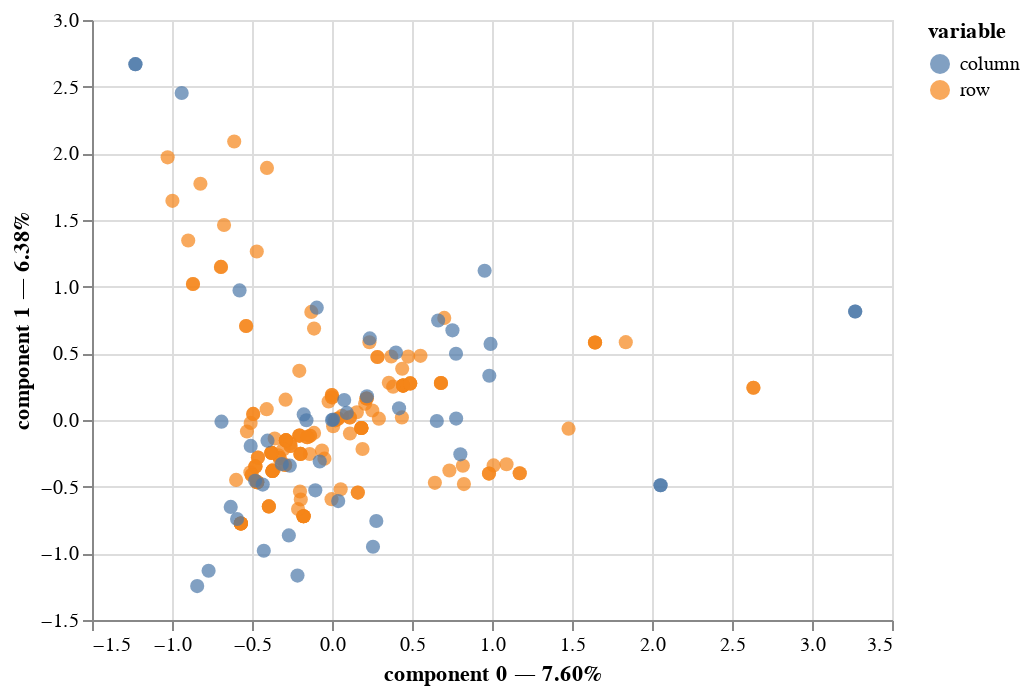

Notebook code for this chart:
### Markdown cell above
fuel-type_diesel - has a strong positive association with a characteristic represented by component 0, but negative associations with components 1 and 2.

fuel-type_gas - it has a weak relationship with the components, especially component 0.

aspiration_std - not strongly associated with any of these components.

aspiration_turbo - positively associated with component 0 and negatively with component 2.

make_alfa-romero - positively associated with component 0 and negatively with component 2.

### Code cell
mca.plot(
    category_cols,
    x_component=0,
    y_component=1
)

### Figure 1 — Vega-Lite specification as saved in the notebook (floating-point values rounded to 4 significant figures; data arrays with more than 128 entries replaced by an {"elided": "..."} marker saying what was removed)
{"config": {"view": {"continuousWidth": 400, "continuousHeight": 300}}, "data": {"name": "data-3b62b619cdd429563d473dc8124bba4d"}, "mark": {"type": "circle", "size": 50}, "encoding": {"color": {"field": "variable", "type": "nominal"}, "tooltip": [{"field": "variable", "type": "nominal"}, {"field": "value", "type": "nominal"}, {"field": "component 0", "type": "quantitative"}, {"field": "component 1", "type": "quantitative"}], "x": {"axis": {"title": "component 0 — 7.60%"}, "field": "component 0", "scale": {"zero": false}, "type": "quantitative"}, "y": {"axis": {"title": "component 1 — 6.38%"}, "field": "component 1", "scale": {"zero": false}, "type": "quantitative"}}, "selection": {"selector002": {"type": "interval", "bind": "scales", "encodings": ["x", "y"]}}, "$schema": "https://vega.github.io/schema/vega-lite/v4.17.0.json", "datasets": {"data-3b62b619cdd429563d473dc8124bba4d": {"elided": "211 records"}}}
